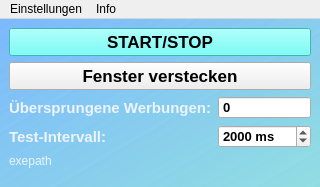
<?xml version="1.0" encoding="UTF-8"?>
<ui version="4.0">
 <class>MainWindow</class>
 <widget class="QMainWindow" name="MainWindow">
  <property name="geometry">
   <rect>
    <x>0</x>
    <y>0</y>
    <width>320</width>
    <height>187</height>
   </rect>
  </property>
  <property name="minimumSize">
   <size>
    <width>320</width>
    <height>187</height>
   </size>
  </property>
  <property name="maximumSize">
   <size>
    <width>500</width>
    <height>187</height>
   </size>
  </property>
  <property name="windowTitle">
   <string>SpotifyEnhancer</string>
  </property>
  <property name="styleSheet">
   <string notr="true">QWidget#MainWindow { 
background-color: qlineargradient(spread:pad, x1:0, y1:0, x2:1, y2:1, stop:0 rgba(0, 114, 255, 78), stop:1 rgba(96, 207, 212, 113));
}</string>
  </property>
  <property name="iconSize">
   <size>
    <width>32</width>
    <height>32</height>
   </size>
  </property>
  <widget class="QWidget" name="centralwidget">
   <layout class="QGridLayout" name="gridLayout">
    <item row="2" column="1" colspan="2">
     <widget class="QSpinBox" name="spinBox">
      <property name="font">
       <font>
        <pointsize>10</pointsize>
        <bold>true</bold>
       </font>
      </property>
      <property name="styleSheet">
       <string notr="true"/>
      </property>
      <property name="readOnly">
       <bool>true</bool>
      </property>
      <property name="buttonSymbols">
       <enum>QAbstractSpinBox::NoButtons</enum>
      </property>
      <property name="maximum">
       <number>99999999</number>
      </property>
     </widget>
    </item>
    <item row="1" column="0" colspan="3">
     <widget class="QPushButton" name="pushButton_2">
      <property name="sizePolicy">
       <sizepolicy hsizetype="Expanding" vsizetype="Expanding">
        <horstretch>0</horstretch>
        <verstretch>0</verstretch>
       </sizepolicy>
      </property>
      <property name="font">
       <font>
        <pointsize>13</pointsize>
        <bold>true</bold>
       </font>
      </property>
      <property name="text">
       <string>Fenster verstecken</string>
      </property>
     </widget>
    </item>
    <item row="5" column="0" colspan="3">
     <spacer name="verticalSpacer">
      <property name="orientation">
       <enum>Qt::Vertical</enum>
      </property>
      <property name="sizeHint" stdset="0">
       <size>
        <width>20</width>
        <height>40</height>
       </size>
      </property>
     </spacer>
    </item>
    <item row="0" column="0" colspan="3">
     <widget class="QPushButton" name="pushButton">
      <property name="sizePolicy">
       <sizepolicy hsizetype="Expanding" vsizetype="Expanding">
        <horstretch>0</horstretch>
        <verstretch>0</verstretch>
       </sizepolicy>
      </property>
      <property name="minimumSize">
       <size>
        <width>0</width>
        <height>0</height>
       </size>
      </property>
      <property name="font">
       <font>
        <pointsize>13</pointsize>
        <bold>true</bold>
       </font>
      </property>
      <property name="styleSheet">
       <string notr="true">background-color: rgb(84, 255, 249);</string>
      </property>
      <property name="text">
       <string>START/STOP</string>
      </property>
     </widget>
    </item>
    <item row="4" column="0" colspan="3">
     <widget class="QLabel" name="label_exepath">
      <property name="font">
       <font>
        <pointsize>9</pointsize>
        <bold>false</bold>
       </font>
      </property>
      <property name="styleSheet">
       <string notr="true">color: rgb(237, 243, 255);</string>
      </property>
      <property name="text">
       <string>exepath</string>
      </property>
     </widget>
    </item>
    <item row="2" column="0">
     <widget class="QLabel" name="label_3">
      <property name="font">
       <font>
        <pointsize>11</pointsize>
        <bold>true</bold>
       </font>
      </property>
      <property name="styleSheet">
       <string notr="true">color: rgb(237, 243, 255);</string>
      </property>
      <property name="text">
       <string>Übersprungene Werbungen:</string>
      </property>
     </widget>
    </item>
    <item row="3" column="0">
     <widget class="QLabel" name="label">
      <property name="font">
       <font>
        <pointsize>11</pointsize>
        <bold>true</bold>
       </font>
      </property>
      <property name="styleSheet">
       <string notr="true">color: rgb(237, 243, 255);</string>
      </property>
      <property name="text">
       <string>Test-Intervall: </string>
      </property>
     </widget>
    </item>
    <item row="3" column="1" colspan="2">
     <widget class="QSpinBox" name="spinBox_ms_checkrate">
      <property name="font">
       <font>
        <pointsize>10</pointsize>
        <bold>true</bold>
       </font>
      </property>
      <property name="suffix">
       <string> ms</string>
      </property>
      <property name="prefix">
       <string/>
      </property>
      <property name="minimum">
       <number>10</number>
      </property>
      <property name="maximum">
       <number>100000</number>
      </property>
      <property name="value">
       <number>2000</number>
      </property>
     </widget>
    </item>
   </layout>
  </widget>
  <widget class="QMenuBar" name="menubar">
   <property name="geometry">
    <rect>
     <x>0</x>
     <y>0</y>
     <width>320</width>
     <height>22</height>
    </rect>
   </property>
   <property name="styleSheet">
    <string notr="true"/>
   </property>
   <widget class="QMenu" name="menuEinstellungen">
    <property name="title">
     <string>Einstellungen</string>
    </property>
    <addaction name="actionSpotify_Pfad_setzen"/>
    <addaction name="actionAutostart"/>
   </widget>
   <widget class="QMenu" name="menuInfo">
    <property name="title">
     <string>Info</string>
    </property>
    <addaction name="actionGesammtzahl_Werbungen"/>
    <addaction name="action_ber"/>
   </widget>
   <addaction name="menuEinstellungen"/>
   <addaction name="menuInfo"/>
  </widget>
  <action name="actionSpotify_Pfad_setzen">
   <property name="text">
    <string>Spotify Pfad setzen</string>
   </property>
  </action>
  <action name="actionAutostart">
   <property name="checkable">
    <bool>true</bool>
   </property>
   <property name="text">
    <string>Autostart</string>
   </property>
  </action>
  <action name="action_ber">
   <property name="text">
    <string>Über</string>
   </property>
  </action>
  <action name="actionGesammtzahl_Werbungen">
   <property name="text">
    <string>Gesamtzahl Werbungen</string>
   </property>
  </action>
 </widget>
 <resources/>
 <connections/>
</ui>
